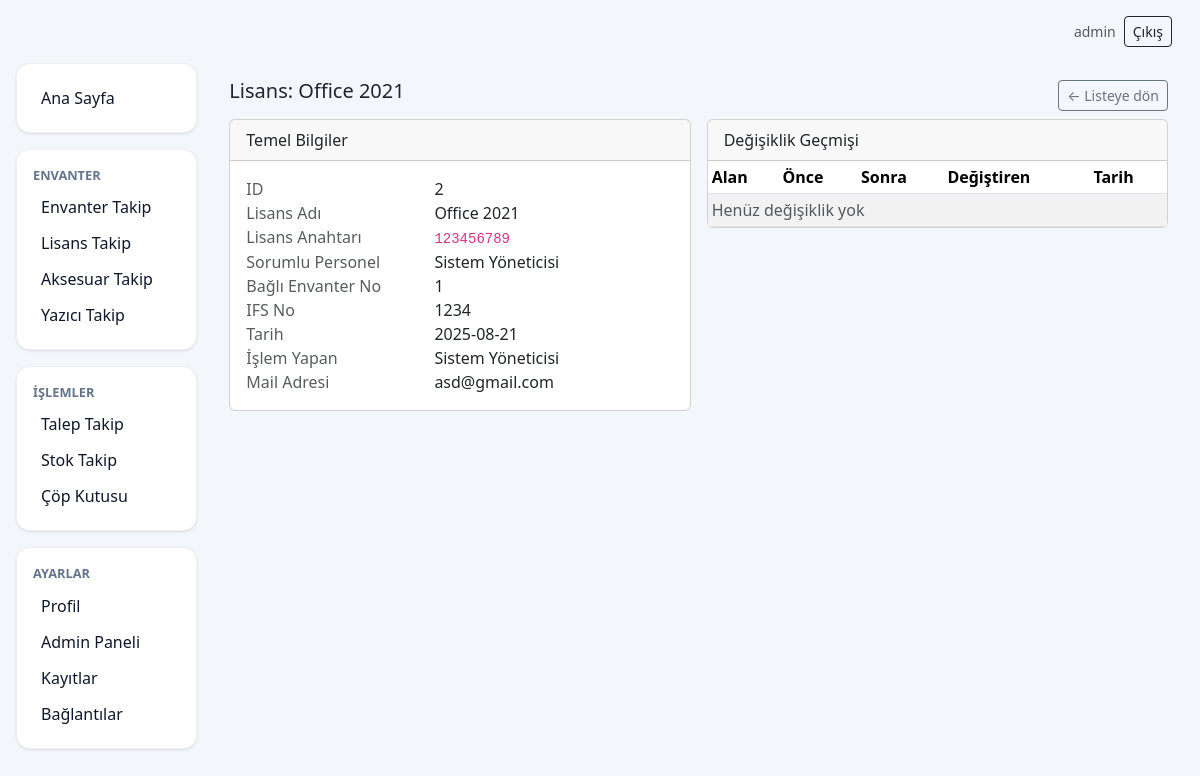
Page /licenses/2 (signed in) on the committed database.
### models.py (models this page shows)
class Base(DeclarativeBase):
    pass

class License(Base):
    __tablename__ = "licenses"
    id: Mapped[int] = mapped_column(Integer, primary_key=True, autoincrement=True)
    lisans_adi: Mapped[str] = mapped_column(String(200), index=True, nullable=False)
    lisans_anahtari: Mapped[str] = mapped_column(String(500), nullable=False)
    sorumlu_personel: Mapped[str | None] = mapped_column(String(150), index=True)
    bagli_envanter_no: Mapped[str | None] = mapped_column(String(150), index=True)
    ifs_no: Mapped[str | None] = mapped_column(String(150))
    tarih: Mapped[str | None] = mapped_column(String(50))
    islem_yapan: Mapped[str | None] = mapped_column(String(150))
    mail_adresi: Mapped[str | None] = mapped_column(String(200))
    logs: Mapped[list["LicenseLog"]] = relationship(
        "LicenseLog", back_populates="license_", cascade="all, delete-orphan"
    )

### routers/license.py (the view)
@router.get("/{license_id}")
def license_detail(license_id: int, request: Request, db: Session = Depends(get_db)):
    lic = db.query(License).filter(License.id == license_id).first()
    if not lic:
        raise HTTPException(404, "Lisans bulunamadı")
    logs = (
        db.query(LicenseLog)
        .filter(LicenseLog.license_id == lic.id)
        .order_by(LicenseLog.changed_at.desc())
        .all()
    )
    return templates.TemplateResponse(
        "license_detail.html", {"request": request, "item": lic, "logs": logs}
    )

### templates/license_detail.html (shortened to what this page needs)
{% extends "base.html" %}
{% block content %}
<div class="container-fluid p-3">
  <div class="d-flex align-items-center justify-content-between mb-2">
    <h5>Lisans: {{ item.lisans_adi }}</h5>
    <a href="/licenses" class="btn btn-sm btn-outline-secondary">← Listeye dön</a>
  </div>
  <div class="row g-3">
    <div class="col-lg-6">
      <div class="card">
        <div class="card-header">Temel Bilgiler</div>
        <div class="card-body">
          <div class="row">
            <div class="col-5 text-muted">ID</div><div class="col-7">{{ item.id }}</div>
            <div class="col-5 text-muted">Lisans Adı</div><div class="col-7">{{ item.lisans_adi }}</div>
            <div class="col-5 text-muted">Lisans Anahtarı</div><div class="col-7"><code>{{ item.lisans_anahtari }}</code></div>
            <div class="col-5 text-muted">Sorumlu Personel</div><div class="col-7">{{ item.sorumlu_personel }}</div>
            <div class="col-5 text-muted">Bağlı Envanter No</div><div class="col-7">{{ item.bagli_envanter_no }}</div>
            <div class="col-5 text-muted">IFS No</div><div class="col-7">{{ item.ifs_no }}</div>
            <div class="col-5 text-muted">Tarih</div><div class="col-7">{{ item.tarih }}</div>
            <div class="col-5 text-muted">İşlem Yapan</div><div class="col-7">{{ item.islem_yapan }}</div>
            <div class="col-5 text-muted">Mail Adresi</div><div class="col-7">{{ item.mail_adresi }}</div>
          </div>
        </div>
      </div>
    </div>
    <div class="col-lg-6">
      <div class="card">
        <div class="card-header">Değişiklik Geçmişi</div>
        <div class="card-body p-0">
          <div class="table-responsive">
            <table class="table table-sm table-striped mb-0">
              <thead>
                <tr>
                  <th>Alan</th>
                  <th>Önce</th>
                  <th>Sonra</th>
                  <th>Değiştiren</th>
                  <th>Tarih</th>
                </tr>
              </thead>
              <tbody>
                {% for log in logs %}
                <tr>
                  <td><code>{{ log.field }}</code></td>
                  <td class="text-muted">{{ log.old_value }}</td>
                  <td>{{ log.new_value }}</td>
                  <td>{{ log.changed_by }}</td>
                  <td>{{ log.changed_at }}</td>
                </tr>
                {% else %}
                <tr><td colspan="5" class="text-muted">Henüz değişiklik yok</td></tr>
                {% endfor %}
              </tbody>
            </table>
          </div>
        </div>
      </div>
    </div>
  </div>
</div>
{% endblock %}

### static/css/custom.css (style rules this page uses)
.bg-app { background: #f3f6fb; }

### rows in the picture
License: lisans_adi "Office 2021", id "2", lisans_anahtari "123456789", sorumlu_personel "Sistem Yöneticisi", bagli_envanter_no "1", ifs_no "1234", tarih "2025-08-21", islem_yapan "Sistem Yöneticisi", mail_adresi "asd@gmail.com"

### other values in the picture
{{ request.session.get('user_name') }} "admin"
